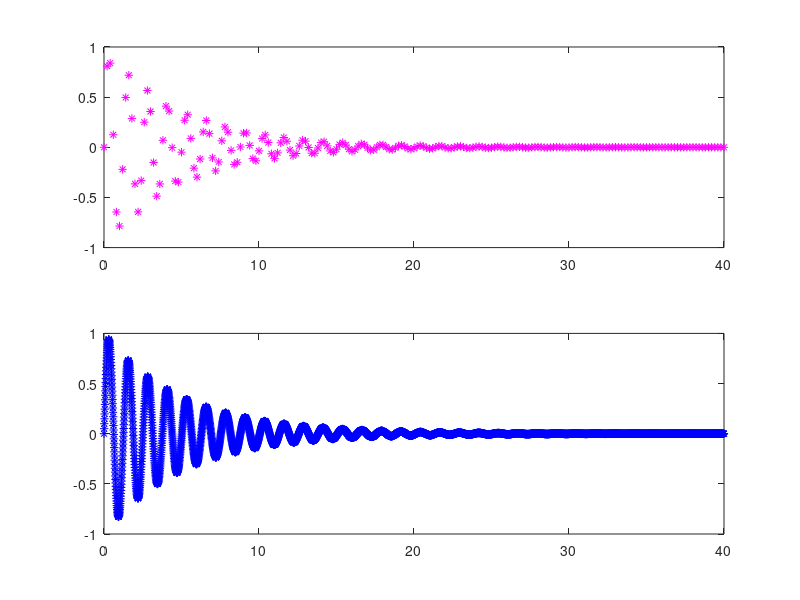

Write the MATLAB code that produced this figure. (Note: this script raises an error after producing the figure.)
%Laboratorio de Analise de Sistemas Lineares - Eng. Eletrica
%Pratica 01 - Revisao Matlab
%03/11/2021
%Gabriel Arantes e Larissa Braga
clc
clear all
close all

%%
%Questao 1
%Definicao das variaveis
A = [exp(4),log(5);sqrt(6),1+5*1i];
B = [pi, log10(5); 3i, 1+3*i];

%%
%Item a
disp("Item a");
A+B

%%
%Item B
disp("Item b");
A*B

%%
%Item C
disp("Item c");
A^2

%%
%Item D
disp("Item d");
A.'

%%
%Item E
disp("Item e");
inv(A)

%%
%Item F
disp("Item f");
(B.')*(A.')

%%
%Item G
disp("Item g");
A^2+B^2-A*B

%%
%Item H
disp("Item h");
[V, D] = eig(A);
disp(D);

%%
%Item I
disp("Item i");
A.*B

%%
%Questao 2
clc
clear all
close all
%Definicao das variaveis
A = [4,3,2; -6,0,8; 0,-4,-12];
B = [5;8;0];

A\B
%%
%Questao 3
clc
clear all
close all

x1 = 0:0.2:40;
x2 = 0:0.01:40;
y1 = exp(-0.2.*x1).*sin(5.*x1);
y2 = exp(-0.2.*x2).*sin(5.*x2);

figure(1)
subplot(2, 1, 1);
plot(x1, y1, 'm*');
subplot(2, 1, 2);
plot(x2, y2, 'b*');
suptitle('Questão 3');
%%
%Questao 4
clc
clear all
close all

m = {1,2,3,4,5,6; 
    'a','b','c','d','e','f';
    0.5,0.4,5.7,22.2,17.3,2.1;
    5,4,20,10,15,1;
    0,0,0,0,0,0};

    soma = 0;
for i=1:size(m,2)
   m{5,i} = m{3,i}*m{4,i};
   soma = soma + m{5,i};
end
disp(soma);
